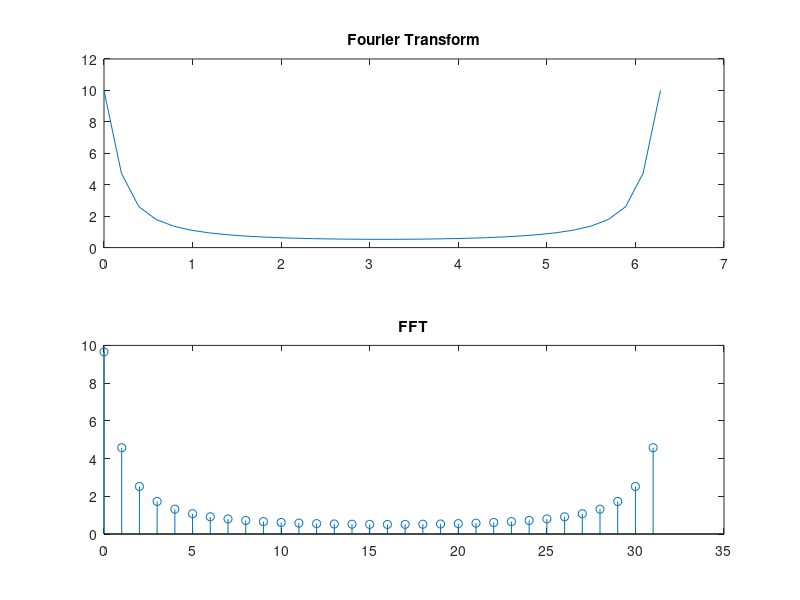

MATLAB code to generate this figure:
%exercise 2_6

omega_max= 2*pi;
omega= 0:2*pi/32:2*pi;
X_k= 1./ abs(1- 0.9 .* exp(-complex(0,1).*omega));

figure 
subplot (2,1,1);
plot (omega,X_k);
title('Fourier Transform');

n= 0:1:31;
x_n = 0.9 .^ n;
X_fft= fft (x_n);
subplot (2,1,2);
stem (n, abs(X_fft));
title('FFT')
